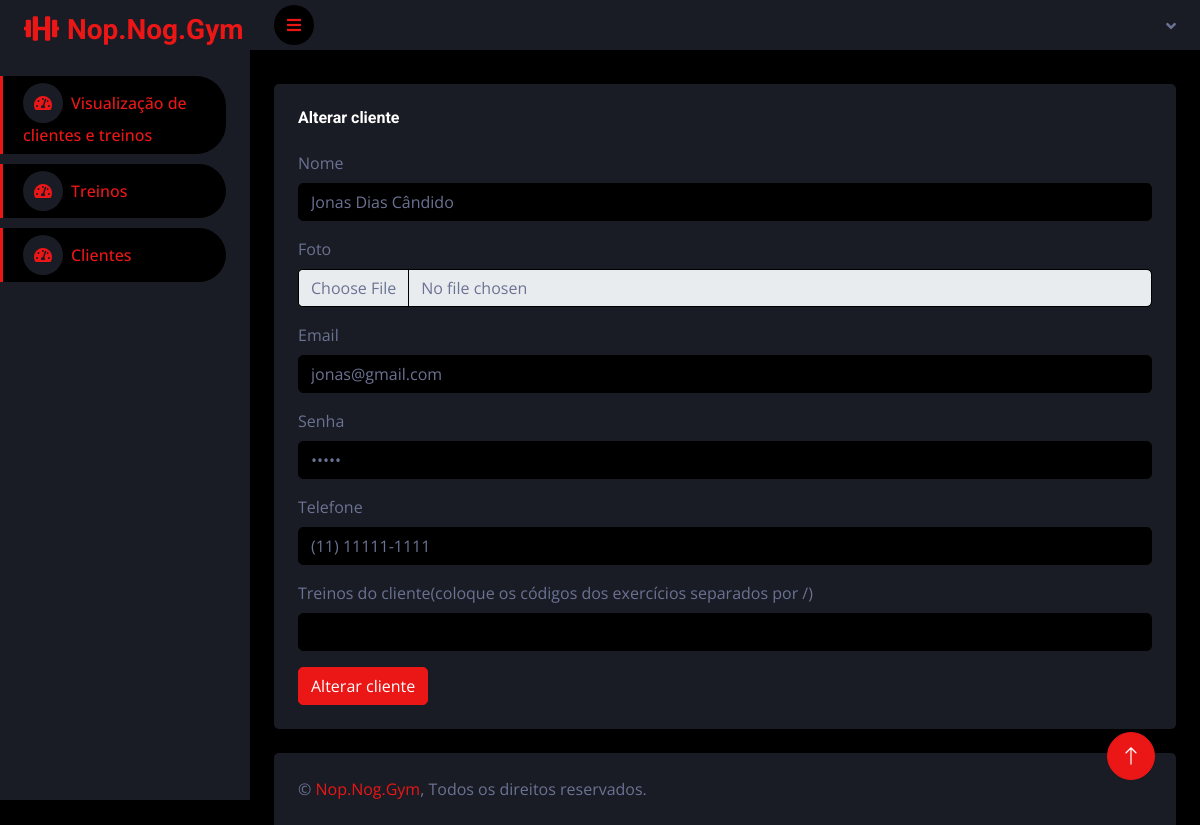
The app's page /Nop-Nog-Gym/personal/pages/alterclients.php?codusu=13 with its own data.
### tables this page shows
CREATE TABLE `tbcliente` (
  `codusu` int(11) UNSIGNED NOT NULL,
  `nome` varchar(60) NOT NULL,
  `email` varchar(120) NOT NULL,
  `senha` varchar(30) NOT NULL,
  `foto` longblob DEFAULT NULL,
  `telefone` varchar(15) NOT NULL
);

### Nop-Nog-Gym/personal/pages/alterclients.php (the view, shortened to what this page needs)
<?php
    $codusu = $_GET['codusu'];
?>
<!DOCTYPE html>
<html lang="en">
<head>
    <link href="https://cdnjs.cloudflare.com/ajax/libs/font-awesome/5.10.0/css/all.min.css" rel="stylesheet">
    <link href="https://cdn.jsdelivr.net/npm/bootstrap-icons@1.4.1/font/bootstrap-icons.css" rel="stylesheet">
    <link href="../../lib/owlcarousel/assets/owl.carousel.min.css" rel="stylesheet">
    <link href="../../lib/tempusdominus/css/tempusdominus-bootstrap-4.min.css" rel="stylesheet" />
    <link href="../../css/bootstrap.min.css" rel="stylesheet">
    <link href="../../css/style.css" rel="stylesheet">
</head>
<body>
    <div class="container-fluid position-relative d-flex p-0">
        <div class="sidebar pe-4 pb-3">
            <nav class="navbar bg-secondary navbar-dark">
                <a href="homeadm.php" class="navbar-brand mx-4 mb-3">
                    <h3 class="text-primary"><i class="fa fa-solid fa-dumbbell me-2"></i>Nop.Nog.Gym</h3>
                </a>
                <div class="navbar-nav w-100" style="margin-bottom: 10px;">
                    <a href="homeadm.php" class="nav-item nav-link active"><i class="fa fa-tachometer-alt me-2"></i>Visualização de clientes e treinos</a>
                </div>
                <div class="navbar-nav w-100">
                    <a href="trainsadmpage.php" class="nav-item nav-link active"><i class="fa fa-tachometer-alt me-2"></i>Treinos</a>
                <div class="navbar-nav w-100" style="margin-top: 10px;">
                    <a href="clientsadmpage.php" class="nav-item nav-link active"><i class="fa fa-tachometer-alt me-2"></i>Clientes</a>
                </div>
            </nav>
        </div>
        <div class="content">
            <nav class="navbar navbar-expand bg-secondary navbar-dark sticky-top px-4 py-0">
                <a href="#" class="sidebar-toggler flex-shrink-0">
                    <i class="fa fa-bars"></i>
                </a>
                <div class="navbar-nav align-items-center ms-auto">
                    <div class="nav-item dropdown">
                        <a href="#" class="nav-link dropdown-toggle" data-bs-toggle="dropdown">
                        </a>
                    </div>
                </div>
            </nav>
            <div class="container-fluid pt-4 px-4">
                <div class="bg-secondary rounded h-100 p-4" style="margin-top: 10px;">
                    <h6 class="mb-4">Alterar cliente</h6>
                    <form method="POST" action="../tests/balterclients.php?codusu=<?php echo $codusu; ?>" enctype="multipart/form-data">
                        <div class="mb-3">
                            <?php
                                include('../../bankconnection/conexaobanco.php');
                                $sql = "select * from tbcliente where codusu = $codusu";
                                $select = $conexao->query($sql);
                                $linha = $select->fetch_array(MYSQLI_ASSOC);
                            ?>
                            <label for="nome" class="form-label">Nome</label>
                            <input type="text" class="form-control" id="nome" name="nome"
                                aria-describedby="emailHelp" value="<?php echo $linha['nome']; ?>">
                        </div>
                        <div class="mb-3">
                            <label for="foto" class="form-label">Foto</label>
                            <input class="form-control" type="file" id="foto" name="foto">
                        </div>
                        <div class="mb-3">
                            <label for="email" class="form-label">Email</label>
                            <input type="email" class="form-control" id="email" name="email"
                                aria-describedby="emailHelp" value="<?php echo $linha['email']; ?>">
                        </div>
                        <div class="mb-3">
                            <label for="senha" class="form-label">Senha</label>
                            <input type="password" class="form-control" id="senha" name="senha"
                                aria-describedby="emailHelp" value="<?php echo $linha['senha']; ?>">
                        </div>
                        <div class="mb-3">
                            <label for="telefone" class="form-label">Telefone</label>
                            <input type="tel" class="form-control" id="telefone" name="telefone"
                                aria-describedby="emailHelp" value="<?php echo $linha['telefone']; ?>">
                        </div>
                        <div class="mb-3">
                            <label for="treinosc" class="form-label">Treinos do cliente(coloque os códigos dos exercícios separados por /)</label>
                            <input type="text" class="form-control" id="treinosc" name="treinosc"
                                aria-describedby="emailHelp">
                        </div>
                        <button type="submit" class="btn btn-primary">Alterar cliente</button>
                    </form>
                </div>
            </div>
            <div class="container-fluid pt-4 px-4">
                <div class="bg-secondary rounded-top p-4">
                    <div class="row">
                        <div class="col-12 col-sm-6 text-center text-sm-start">
                            &copy; <a href="#">Nop.Nog.Gym</a>, Todos os direitos reservados.
                        </div>
                    </div>
                </div>
            </div>
        </div>
        <a href="#" class="btn btn-lg btn-primary btn-lg-square back-to-top"><i class="bi bi-arrow-up"></i></a>
    </div>
</body>
</html>

### Nop-Nog-Gym/css/style.css (style rules this page uses)
:root { --primary: #EB1616; --secondary: #191C24; --light: #6C7293; --dark: #000000; }
.back-to-top { position: fixed; display: none; right: 45px; bottom: 45px; z-index: 99; }
.btn { transition: .5s; }
.btn-lg-square { width: 48px; height: 48px; }
.btn-square, .btn-sm-square, .btn-lg-square { padding: 0; display: inline-flex; align-items: center; justify-content: center; font-weight: normal; border-radius: 50px; }
.sidebar { position: fixed; top: 0; left: 0; bottom: 0; width: 250px; height: 100vh; overflow-y: auto; background: var(--secondary); transition: 0.5s; z-index: 999; }
.content { margin-left: 250px; min-height: 100vh; background: var(--dark); transition: 0.5s; }
@media (min-width: 992px) { .sidebar { margin-left: 0; } }
@media (min-width: 992px) { .content { width: calc(100% - 250px); } }
.sidebar .navbar .navbar-nav .nav-link { padding: 7px 20px; color: var(--light); font-weight: 500; border-left: 3px solid var(--secondary); border-radius: 0 30px 30px 0; outline: none; }
.sidebar .navbar .navbar-nav .nav-link:hover, .sidebar .navbar .navbar-nav .nav-link.active { color: var(--primary); background: var(--dark); border-color: var(--primary); }
.sidebar .navbar .navbar-nav .nav-link i { width: 40px; height: 40px; display: inline-flex; align-items: center; justify-content: center; background: var(--dark); border-radius: 40px; }
.sidebar .navbar .navbar-nav .nav-link:hover i, .sidebar .navbar .navbar-nav .nav-link.active i { background: var(--secondary); }
.content .navbar .navbar-nav .nav-link { margin-left: 25px; padding: 12px 0; color: var(--light); outline: none; }
.content .navbar .sidebar-toggler, .content .navbar .navbar-nav .nav-link i { width: 40px; height: 40px; display: inline-flex; align-items: center; justify-content: center; background: var(--dark); border-radius: 40px; }
.content .navbar .dropdown-toggle::after { margin-left: 6px; vertical-align: middle; border: none; content: "\f107"; font-family: "Font Awesome 5 Free"; font-weight: 900; transition: .5s; }

### records on screen
tbcliente: nome "Jonas Dias Cândido", email "jonas@gmail.com", telefone "(11) 11111-1111"
